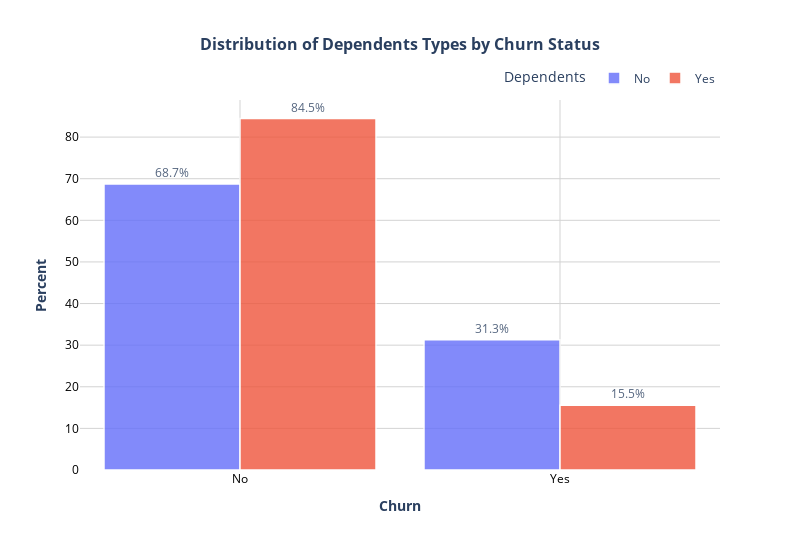

This figure's notebook cell:
### Code cell
# Now we will see the distribution of churn by dependents
plot_histogram(df, x="Churn", color="Dependents",
               title="<b>Distribution of Dependents Types by Churn Status</b>")

### Figure 1 — Plotly figure (JSON) as saved in the notebook; plotly's stock layout.template omitted (floating-point values rounded to 4 significant figures; data arrays with more than 128 entries replaced by an {"elided": "..."} marker saying what was removed)
{"data": [{"alignmentgroup": "True", "bingroup": "x", "histnorm": "percent", "hovertemplate": "Dependents=No<br>Churn=%{x}<br>percent=%{y}<extra></extra>", "legendgroup": "No", "marker": {"color": "#636efa", "line": {"color": "white", "width": 1.5}, "pattern": {"shape": ""}}, "name": "No", "offsetgroup": "No", "opacity": 0.8, "orientation": "v", "showlegend": true, "textposition": "outside", "texttemplate": "%{y:.1f}%", "type": "histogram", "x": {"elided": "4933 str values"}, "xaxis": "x", "yaxis": "y"}, {"alignmentgroup": "True", "bingroup": "x", "histnorm": "percent", "hovertemplate": "Dependents=Yes<br>Churn=%{x}<br>percent=%{y}<extra></extra>", "legendgroup": "Yes", "marker": {"color": "#EF553B", "line": {"color": "white", "width": 1.5}, "pattern": {"shape": ""}}, "name": "Yes", "offsetgroup": "Yes", "opacity": 0.8, "orientation": "v", "showlegend": true, "textposition": "outside", "texttemplate": "%{y:.1f}%", "type": "histogram", "x": {"elided": "2099 str values"}, "xaxis": "x", "yaxis": "y"}], "layout": {"bargap": 0.15, "barmode": "group", "font": {"size": 12}, "height": 550, "legend": {"orientation": "h", "title": {"text": "Dependents"}, "tracegroupgap": 0, "x": 1, "xanchor": "right", "y": 1.02, "yanchor": "bottom"}, "paper_bgcolor": "white", "plot_bgcolor": "white", "title": {"font": {"size": 16}, "text": "<b><b>Distribution of Dependents Types by Churn Status</b></b>", "x": 0.5}, "width": 800, "xaxis": {"anchor": "y", "domain": [0, 1], "gridcolor": "lightgray", "gridwidth": 1, "showgrid": true, "tickfont": {"color": "black", "size": 12}, "title": {"text": "<b>Churn</b>"}}, "yaxis": {"anchor": "x", "domain": [0, 1], "gridcolor": "lightgray", "gridwidth": 1, "showgrid": true, "tickfont": {"color": "black", "size": 12}, "title": {"text": "<b>Percent</b>"}}}}
